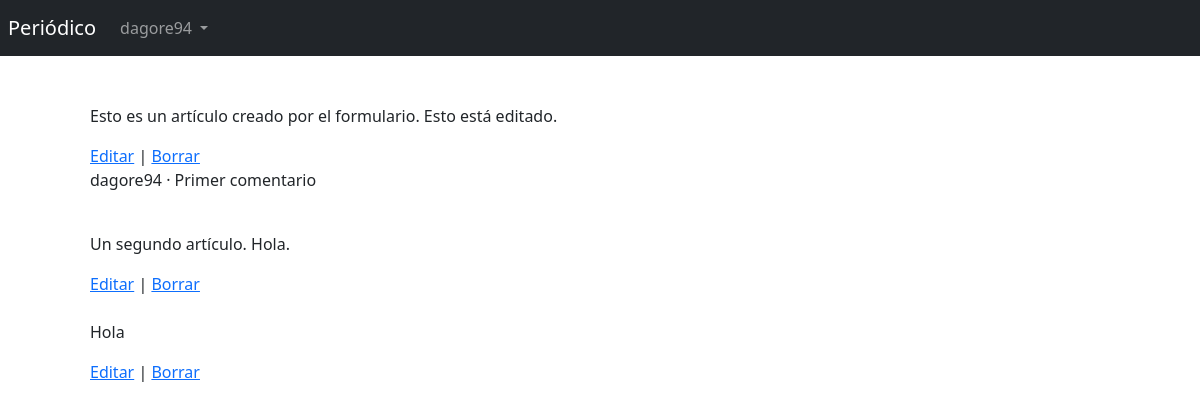
/articles/ (signed in), run on the app's committed database.
### accounts/models.py (models this page shows)
class CustomUser(AbstractUser):
    age = models.PositiveIntegerField(null=True, blank=True, verbose_name='Edad')

### articles/models.py (models this page shows, shortened)
class Article(models.Model):
    title = models.CharField(max_length=255, verbose_name='Título')
    body = models.TextField(verbose_name='Cuerpo')
    date = models.DateTimeField(auto_now_add=True, verbose_name='Fecha')
    author = models.ForeignKey(get_user_model(), on_delete=models.CASCADE, verbose_name='Autor')

class Comment(models.Model):
    article = models.ForeignKey(Article, on_delete=models.CASCADE, verbose_name='Artículo', related_name='comments')
    comment = models.CharField(max_length=255, verbose_name='Comentario')
    author = models.ForeignKey(get_user_model(), on_delete=models.CASCADE, verbose_name='Autor')
    def __str__(self):
        return self.comment

### articles/views.py (the view)
# urls.py: path('', ArticleListView.as_view(), name='article_list')
class ArticleListView(LoginRequiredMixin, ListView):
    model = Article
    template_name = 'article_list.html'

### templates/article_list.html (shortened to what this page needs)
{% extends 'base.html' %}
{% block content %}
    <div class="container p-5">
        {% for article in object_list %}
          <div class="card-body">
            <p>{{ article.body }}</p>
            <a href="{% url 'article_edit' article.pk %}">Editar</a> |
            <a href="{% url 'article_delete' article.pk %}">Borrar</a>
          </div>
          <div class="card-footer">
            {% for comment in article.comments.all %}
                <p>
                    <span class="font-weight-bold">
                        {{ comment.author }} &middot;
                    </span>
                    {{ comment }}
                </p>
            {% endfor %}
          </div>
          <br>
        {% endfor %}
    </div>
{% endblock content %}

### templates/base.html (shortened to what this page needs)
<!DOCTYPE html>
<html lang="es">
<head>
    <link href="https://cdn.jsdelivr.net/npm/bootstrap@5.3.0-alpha1/dist/css/bootstrap.min.css" rel="stylesheet">
</head>
<body>
    <nav class="navbar navbar-expand-lg navbar-dark bg-dark p-2">
      <a class="navbar-brand" href="{% url 'home' %}">Periódico</a>
      <div class="collapse navbar-collapse" id="navbarSupportedContent">
        {% if user.is_authenticated %}
            <div class="collapse navbar-collapse" id="navbarSupportedContent">
                <ul class="navbar-nav me-auto mb-2 mb-lg-0">
                    <li class="nav-item dropdown">
                        <a class="nav-link dropdown-toggle" href="#" role="button" data-bs-toggle="dropdown" aria-expanded="false">
                            {{ user.username }}
                        </a>
                    </li>
                </ul>
            </div>
        {% else %}
          <form class="form-inline ml-auto">
            <a href="{% url 'login' %}" class="btn btn-outline-secondary">Login</a>
            <a href="{% url 'signup' %}" class="btn btn-primary ml-2">Registrar</a>
          </form>
        {% endif %}
      </div>
    </nav>
    <main>
        <div class="container">
            {% block content %}
            {% endblock content %}
        </div>
    </main>
</body>
</html>

### data on the page
CustomUser: username "dagore94"
Article: body "Esto es un artículo creado por el formulario. Esto está editado."
Comment: author "dagore94", comment "Primer comentario"
Article: body "Un segundo artículo. Hola."
Article: body "Hola"
